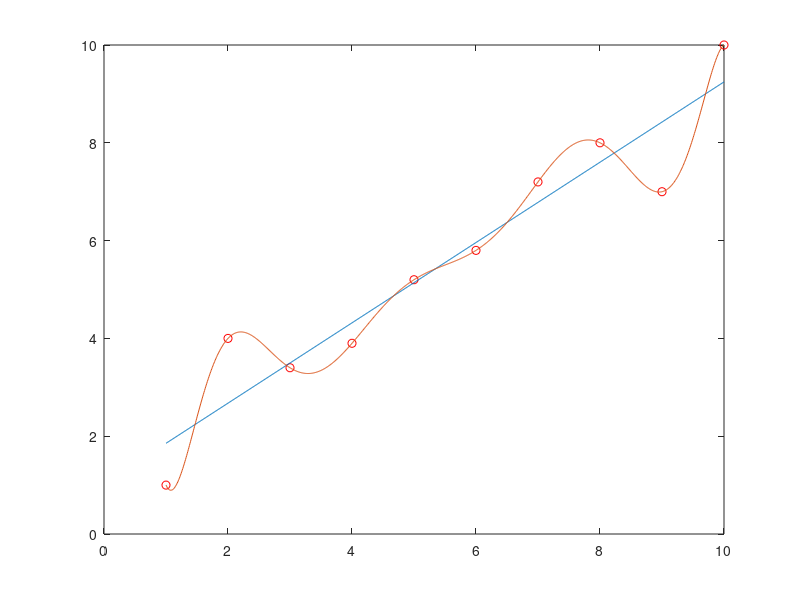

Source code (MATLAB):
clear all;
X=1:10;
Y=[1,4,3.4,3.9,5.2,5.8,7.2,8,7,10];

x0= linspace (min(X), max(X), 1000);

p1=polyfit(X,Y,1);
y1= polyval (p1, x0);

p9=polyfit(X,Y,9);
y9= polyval (p9, x0);

plot(X, Y, 'ro');
hold on;
plot(x0,y1);
plot(x0,y9);